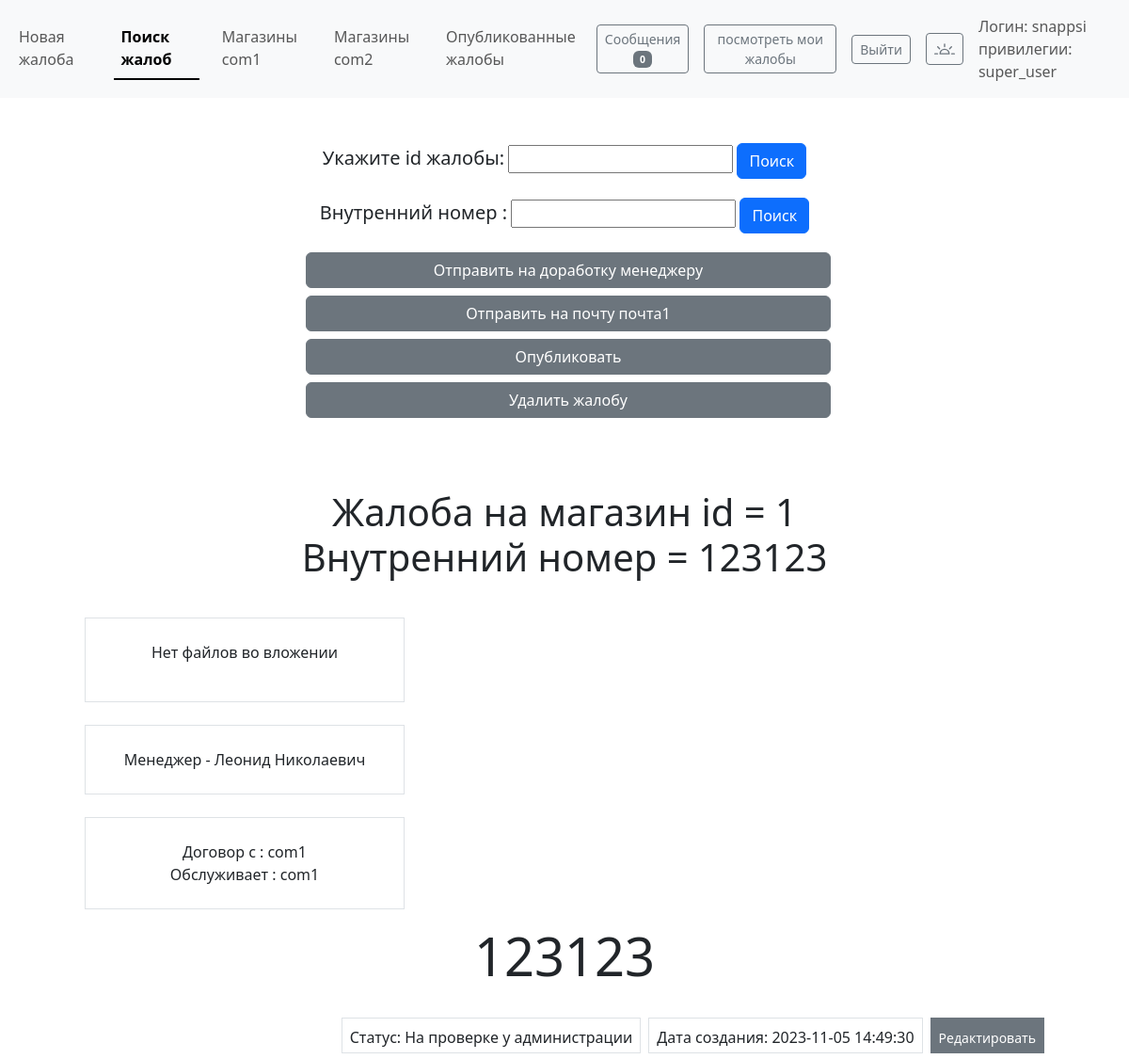
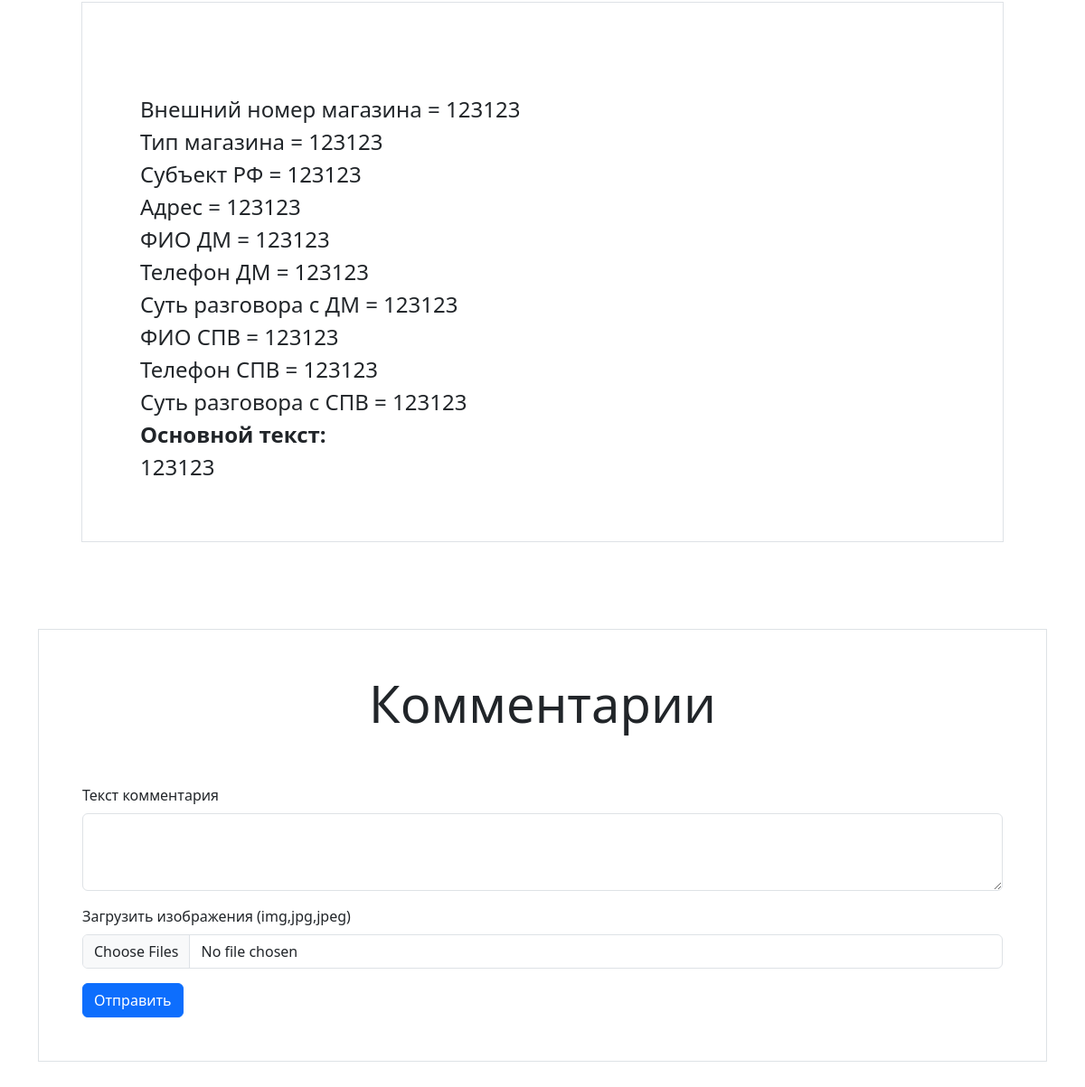
/getter.php?select_from_post=1 (signed in), run on the app's committed database (2 pictures, top to bottom).
### tables this page shows
CREATE TABLE `object` (
  `id` int(11) NOT NULL,
  `inner_number` int(11) NOT NULL,
  `title` varchar(150) NOT NULL,
  `full_text` text NOT NULL,
  `date_when_created` timestamp NOT NULL DEFAULT CURRENT_TIMESTAMP,
  `is_published` tinyint(1) NOT NULL DEFAULT '0',
  `closed` tinyint(1) NOT NULL DEFAULT '0',
  `agreement` text,
  `service` text,
  `user_login` varchar(150) NOT NULL
);

### database.php (called while the page is built, shortened)
<?php
$host = 'db';
$db   = 'Complains';
$user = 'root';
$pass = 'root';
$port = 3306;
$dsn = 'mysql:host=' . $host . ";port={$port}" . ';dbname=' . $db;
$opt = [
    PDO::ATTR_ERRMODE            => PDO::ERRMODE_EXCEPTION,
    PDO::ATTR_DEFAULT_FETCH_MODE => PDO::FETCH_ASSOC,
    PDO::ATTR_EMULATE_PREPARES   => false,
];
$pdo = new PDO($dsn, $user, $pass, $opt);
$pdo->setAttribute(PDO::ATTR_DEFAULT_FETCH_MODE, PDO::FETCH_ASSOC);
class Getter
{
    private $pdo;
    public function __construct($pdo)
    {
        $this->pdo = $pdo;
    }
    public function getter($table, $id , $desc = false)
    {
        if ($desc == true) { $stmt = $this->pdo->prepare("SELECT * FROM $table WHERE obj_id_fk = :id order by date_when_created DESC");
            $stmt->bindParam(':id', $id);
            $stmt->execute();
            return $stmt->fetchAll();
        };
        if ($table == 'object') {
            $stmt = $this->pdo->prepare("SELECT * FROM $table WHERE id = :id");
        } else {
            $stmt = $this->pdo->prepare("SELECT * FROM $table WHERE obj_id_fk = :id");
        };
        $stmt->bindParam(':id', $id);
        $stmt->execute();
        return $stmt->fetchAll();
    }
    public function getter_by_inner_number($table, $inner_number)
    {
        if ($table == 'object') {
            $stmt = $this->pdo->prepare("SELECT * FROM $table WHERE inner_number = :inner_number");
        }
        $stmt->bindParam(':inner_number', $inner_number);
        $stmt->execute();
        return $stmt->fetchAll();
    }
    public function get_user_full_name($id)
    {
        $stmt = $this->pdo->prepare("SELECT full_name,login FROM users where login in (select user_login from object where id =:id)");
        $stmt->bindParam(':id', $id);
        $stmt->execute();
        return $stmt->fetch();
    }
}
$getter = new Getter($pdo);

### getter.php (the view, shortened to what this page needs)
<?
require_once 'database.php';
if (isset($_GET['select_from_post']) && empty($_GET['inner_number'])) {
    $select_from_post = $_GET['select_from_post'];
    $result = $getter->getter('object', $select_from_post);
    $inner_number = $result['0']['inner_number'];
    $temp_result = $getter->getter_by_inner_number('object', $inner_number);
    $id = $_GET['select_from_post'];
    $status = $result[0]['is_published'] ? 'Опубликовано' : 'На проверке у администрации';
}
if ($result[0]['is_published'] == 0) {
    $manager = $result[0]['user_login'];
}
$user_full_name = $getter->get_user_full_name($id);
require_once 'head.php';
?>
<?
echo <<<EOT
    <div class="container text-center pt-5 pb-3 ">
    <form action="" method="get">
    <label class="h5" for="select_from_post">Укажите id жалобы:</label>
    <input type="text" id="select_from_post" name="select_from_post">
    <input type="submit" class='btn btn-primary' value="Поиск">
    </form>
    </div>
    EOT;
echo <<<EOT
    <div class="container text-center pt-1 pb-3 ">
    <form action="" method="get">
    <label class="h5" for="inner_number">Внутренний номер :</label>
    <input type="text" id="inner_number" name="inner_number">
    <input type="submit" class='btn btn-primary' value="Поиск">
    </form>
    </div>
    EOT;
if ($_SESSION['privilege'] == 'super_user') {
    echo <<<EOT
    <div class='container'>
    <form action="discard.php" method="post">
    <input type="hidden" name="id" value="{$_GET['select_from_post']}">
    <div class="d-grid gap-2 col-6 mx-auto">
    <input type="submit" class='col-12 m-1 btn  btn-secondary' value="Отправить на доработку менеджеру">
    </div>
    </form>
    </div>
    EOT;
    $agreement = $result[0]['agreement'];
    if ($agreement == 'com1') {
        $mail = 'почта1';
    } else {
        $mail = 'почта2';
    }
    $text = $result[0]['full_text'];
    $escaped_text = htmlspecialchars($text, ENT_QUOTES);
    echo <<<EOT
    <div class='container'>
    <form action="sendMail.php" method="post">
    <input type="hidden" name="id" value="{$_GET['select_from_post']}">
    <input type="hidden" name="title" value="{$result[0]['title']}">
    <input type="hidden" name="text" value="'.$escaped_text.'">
    <input type="hidden" name="mail" value="{$mail}">
    <div class="d-grid gap-2 col-6 mx-auto">
    <input type="submit" class='col-12 m-1  btn  btn-secondary' value="Отправить на почту {$mail}">
    </div>
    </form>
    </div>
    EOT;
    if ($result[0]['is_published'] == 0) {
        echo <<<EOT
    <div class='container'>
    <form action="Koroteev_controller.php" method="post">
    <input type="hidden" name="action" value="activate">
    <input type="hidden" name="id" value="{$_GET['select_from_post']}">
    <div class="d-grid gap-2 col-6 mx-auto">
    <input type="submit" class='col-12 m-1  btn  btn-secondary' value="Опубликовать">
    </div>
    </form>
    </div>
    EOT;
    }
}
if ($manager == $_SESSION['login'] && !!$manager) {
    echo <<<EOT
    <div class='container '>
    <form action="discard_simple.php" method="post">
    <input type="hidden" name="id" value="{$_GET['select_from_post']}">
    <input type="hidden" name="action" value="delete">
    <div class="d-grid gap-2 col-6 mx-auto">
    <input type="submit" class='col-12 m-1 btn  btn-secondary' value="Удалить жалобу">
    </div>
    </form>
    EOT;
}
?>
<div class="container p-5">
                <?php
                if (isset($_GET['select_from_post']) and $result) {
                    $id = $_GET['select_from_post'];
                } ?>
    <br>
    <h1 class='text-center pb-3'>Жалоба на магазин <? echo 'id = ' . $id . ' <br> Внутренний номер = ' . $inner_number ?></h1>
    <div class='col-4 mt-4 p-4 border text-center '>
        <? if (isset($_GET['select_from_post']) and $result) {
            if ($files_not_imgs == 0) {
                echo '<p>Нет файлов во вложении</p>';
            }
        }
        ?>
    </div>
    <div class='col-4 mt-4 p-4 border text-center '>
        Менеджер - <? echo $user_full_name['full_name'] ?>
    </div>
    <div class='col-4 mt-4 p-4 border text-center '>
        Договор с : <? echo $result[0]['agreement']; ?> <br>
        Обслуживает : <? echo $result[0]['service']; ?>
    </div>
    <div class="row">
        <div class="col-12">
            <h1 class="text-center display-4 pb-3 pt-3"><?php echo $result[0]['title'] ?></h1>
            <div class="d-flex justify-content-end gap-2">
                <div class="border p-2 mt-2 mb-2 pb-1 pt-2   "><?php echo 'Статус: ' . $status ?> </div>
                <div class="border p-2 mt-2 mb-2 pb-1 pt-2  "><?php echo 'Дата создания: ' . $result[0]['date_when_created'] ?> </div>
                <button type="button" class=" btn btn-sm rounded-0 btn-secondary p-2 mt-2 mb-2 pb-1 pt-2 " id="openModal">Редактировать </button>
            </div>
            <div class="border p-3 ">
                <p class=" text-break fs-4 m-5 "><?php echo $result[0]['full_text']; ?></p>
            </div>
        </div>
    </div>
</div>
<div class="container py-5">
    <div class="row">
        <div class="col-12 border p-5">
            <div class="comments ">
                <h2 class="mb-4 display-4 text-center">Комментарии</h2>
                <?php
                echo '<nav aria-label="Page navigation example" class="d-flex justify-content-center pt-3">';
                echo '</nav>';
                ?>
            </div>
            <form method="post" class='col-12' id=commentForm action='add_comment.php' enctype="multipart/form-data">
                <div class="mb-3">
                    <label for="commentText" class="form-label">Текст комментария</label>
                    <textarea class="form-control" id="commentText" name='commentText' rows="3" required></textarea>
                </div>
                <div class="mb-3">
                    <label for="img[]" class="form-label ">Загрузить изображения (img,jpg,jpeg)</label>
                    <input class="form-control" type="file" id="img[]" name='img[]' multiple accept=".png,.jpg,.jpeg,.docx,.mp3,.mp4,.pdf">
                </div>
                <button type="submit" class="btn btn-primary">Отправить</button>
            </form>
        </div>
    </div>
</div>
</div>
<? require_once 'bottom.php' ?>

### data on the page
object: agreement "Отправить на почту почта1", inner_number "123123", agreement "com1", service "com1", title "123123", is_published "На проверке у администрации", date_when_created "2023-11-05 14:49:30", full_text "Внешний номер магазина = 123123 Тип магазина = 123123 Субъект РФ = 123123 Адрес = 123123 ФИО ДМ = 123123 Телефон ДМ = 123123 Суть разговора с ДМ = 123123 ФИО СПВ = 123123 Телефон СПВ = 123123 Суть разговора с СПВ = 123123 Основной текст: 123123"

### other printed values
$msg_count "0"
$_SESSION['login'] "snappsi"
$_SESSION['privilege'] "super_user"
$id "1"
$user_full_name['full_name'] "Леонид Николаевич"
